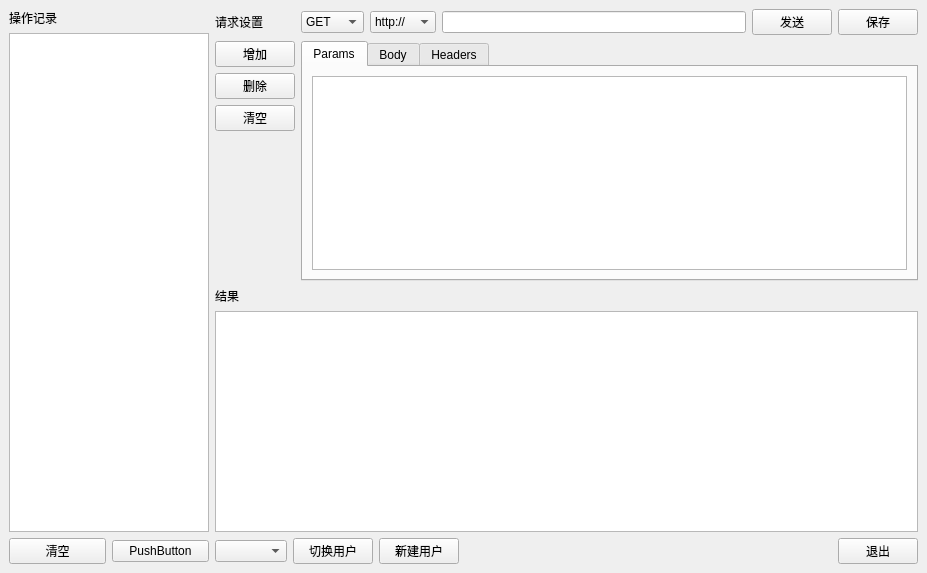
<?xml version="1.0" encoding="UTF-8"?>
<ui version="4.0">
 <class>MyPostman</class>
 <widget class="QMainWindow" name="MyPostman">
  <property name="geometry">
   <rect>
    <x>0</x>
    <y>0</y>
    <width>927</width>
    <height>573</height>
   </rect>
  </property>
  <property name="windowTitle">
   <string>MyPostman</string>
  </property>
  <widget class="QWidget" name="centralwidget">
   <layout class="QGridLayout" name="gridLayout_6">
    <item row="1" column="1">
     <layout class="QVBoxLayout" name="verticalLayout_2">
      <item>
       <widget class="QLabel" name="label_result">
        <property name="text">
         <string>结果</string>
        </property>
       </widget>
      </item>
      <item>
       <widget class="QTextEdit" name="textEdit_result">
        <property name="readOnly">
         <bool>true</bool>
        </property>
       </widget>
      </item>
     </layout>
    </item>
    <item row="0" column="1">
     <layout class="QGridLayout" name="gridLayout">
      <property name="sizeConstraint">
       <enum>QLayout::SetDefaultConstraint</enum>
      </property>
      <item row="1" column="1">
       <widget class="QTabWidget" name="tabWidget">
        <property name="toolTip">
         <string>&lt;html&gt;&lt;head/&gt;&lt;body&gt;&lt;p&gt;空数据将不会提交给服务器&lt;/p&gt;&lt;/body&gt;&lt;/html&gt;</string>
        </property>
        <property name="currentIndex">
         <number>0</number>
        </property>
        <widget class="QWidget" name="tab_Params">
         <attribute name="title">
          <string>Params</string>
         </attribute>
         <layout class="QGridLayout" name="gridLayout_3">
          <item row="0" column="0">
           <widget class="QTableView" name="tableView_Params">
            <property name="toolTip">
             <string>&lt;html&gt;&lt;head/&gt;&lt;body&gt;&lt;p&gt;空数据将不会提交给服务器&lt;/p&gt;&lt;/body&gt;&lt;/html&gt;</string>
            </property>
           </widget>
          </item>
         </layout>
        </widget>
        <widget class="QWidget" name="tab_Body">
         <attribute name="title">
          <string>Body</string>
         </attribute>
         <layout class="QGridLayout" name="gridLayout_4">
          <item row="0" column="0">
           <widget class="QTableView" name="tableView_Body"/>
          </item>
         </layout>
        </widget>
        <widget class="QWidget" name="tab_Headers">
         <attribute name="title">
          <string>Headers</string>
         </attribute>
         <layout class="QGridLayout" name="gridLayout_5">
          <item row="0" column="0">
           <widget class="QTableView" name="tableView_Headers">
            <property name="toolTip">
             <string>&lt;html&gt;&lt;head/&gt;&lt;body&gt;&lt;p&gt;空数据将不会提交给服务器&lt;/p&gt;&lt;/body&gt;&lt;/html&gt;</string>
            </property>
           </widget>
          </item>
         </layout>
        </widget>
       </widget>
      </item>
      <item row="0" column="1">
       <layout class="QHBoxLayout" name="horizontalLayout_2">
        <item>
         <widget class="QComboBox" name="comboBox_prot">
          <item>
           <property name="text">
            <string>GET</string>
           </property>
          </item>
          <item>
           <property name="text">
            <string>POST</string>
           </property>
          </item>
         </widget>
        </item>
        <item>
         <widget class="QComboBox" name="comboBox_httpType">
          <property name="toolTip">
           <string>&lt;html&gt;&lt;head/&gt;&lt;body&gt;&lt;p&gt;已自动在URL前添加协议类型&lt;/p&gt;&lt;/body&gt;&lt;/html&gt;</string>
          </property>
          <item>
           <property name="text">
            <string>http://</string>
           </property>
          </item>
          <item>
           <property name="text">
            <string>https://</string>
           </property>
          </item>
         </widget>
        </item>
        <item>
         <widget class="QLineEdit" name="lineEdit_request"/>
        </item>
        <item>
         <widget class="QPushButton" name="btn_send">
          <property name="text">
           <string>发送</string>
          </property>
         </widget>
        </item>
        <item>
         <widget class="QPushButton" name="btn_save">
          <property name="text">
           <string>保存</string>
          </property>
         </widget>
        </item>
       </layout>
      </item>
      <item row="1" column="0">
       <layout class="QVBoxLayout" name="verticalLayout_3">
        <item>
         <widget class="QPushButton" name="btn_add">
          <property name="toolTip">
           <string>&lt;html&gt;&lt;head/&gt;&lt;body&gt;&lt;p&gt;双击最后一行也可以进行添加操作&lt;/p&gt;&lt;/body&gt;&lt;/html&gt;</string>
          </property>
          <property name="text">
           <string>增加</string>
          </property>
         </widget>
        </item>
        <item>
         <widget class="QPushButton" name="btn_delete">
          <property name="text">
           <string>删除</string>
          </property>
         </widget>
        </item>
        <item>
         <widget class="QPushButton" name="btn_clear">
          <property name="text">
           <string>清空</string>
          </property>
         </widget>
        </item>
        <item>
         <spacer name="verticalSpacer">
          <property name="orientation">
           <enum>Qt::Vertical</enum>
          </property>
          <property name="sizeHint" stdset="0">
           <size>
            <width>20</width>
            <height>40</height>
           </size>
          </property>
         </spacer>
        </item>
       </layout>
      </item>
      <item row="0" column="0">
       <widget class="QLabel" name="label_request">
        <property name="text">
         <string>请求设置</string>
        </property>
       </widget>
      </item>
     </layout>
    </item>
    <item row="0" column="0" rowspan="3">
     <layout class="QGridLayout" name="gridLayout_2">
      <item row="2" column="0">
       <widget class="QPushButton" name="btn_Listclear">
        <property name="maximumSize">
         <size>
          <width>100</width>
          <height>16777215</height>
         </size>
        </property>
        <property name="text">
         <string>清空</string>
        </property>
       </widget>
      </item>
      <item row="1" column="0" colspan="2">
       <widget class="QListWidget" name="listWidget_history">
        <property name="maximumSize">
         <size>
          <width>200</width>
          <height>16777215</height>
         </size>
        </property>
       </widget>
      </item>
      <item row="2" column="1">
       <widget class="QPushButton" name="pushButton_2">
        <property name="maximumSize">
         <size>
          <width>100</width>
          <height>16777215</height>
         </size>
        </property>
        <property name="text">
         <string>PushButton</string>
        </property>
       </widget>
      </item>
      <item row="0" column="0">
       <widget class="QLabel" name="label_history">
        <property name="text">
         <string>操作记录</string>
        </property>
       </widget>
      </item>
     </layout>
    </item>
    <item row="2" column="1">
     <layout class="QHBoxLayout" name="horizontalLayout">
      <item>
       <widget class="QComboBox" name="comboBox_User"/>
      </item>
      <item>
       <widget class="QPushButton" name="btn_changeUser">
        <property name="text">
         <string>切换用户</string>
        </property>
       </widget>
      </item>
      <item>
       <widget class="QPushButton" name="btn_addNewUser">
        <property name="text">
         <string>新建用户</string>
        </property>
       </widget>
      </item>
      <item>
       <spacer name="horizontalSpacer">
        <property name="orientation">
         <enum>Qt::Horizontal</enum>
        </property>
        <property name="sizeHint" stdset="0">
         <size>
          <width>40</width>
          <height>20</height>
         </size>
        </property>
       </spacer>
      </item>
      <item>
       <widget class="QPushButton" name="btn_exit">
        <property name="maximumSize">
         <size>
          <width>100</width>
          <height>16777215</height>
         </size>
        </property>
        <property name="text">
         <string>退出</string>
        </property>
       </widget>
      </item>
     </layout>
    </item>
   </layout>
  </widget>
  <widget class="QMenuBar" name="menubar">
   <property name="geometry">
    <rect>
     <x>0</x>
     <y>0</y>
     <width>927</width>
     <height>22</height>
    </rect>
   </property>
  </widget>
 </widget>
 <resources/>
 <connections/>
</ui>
